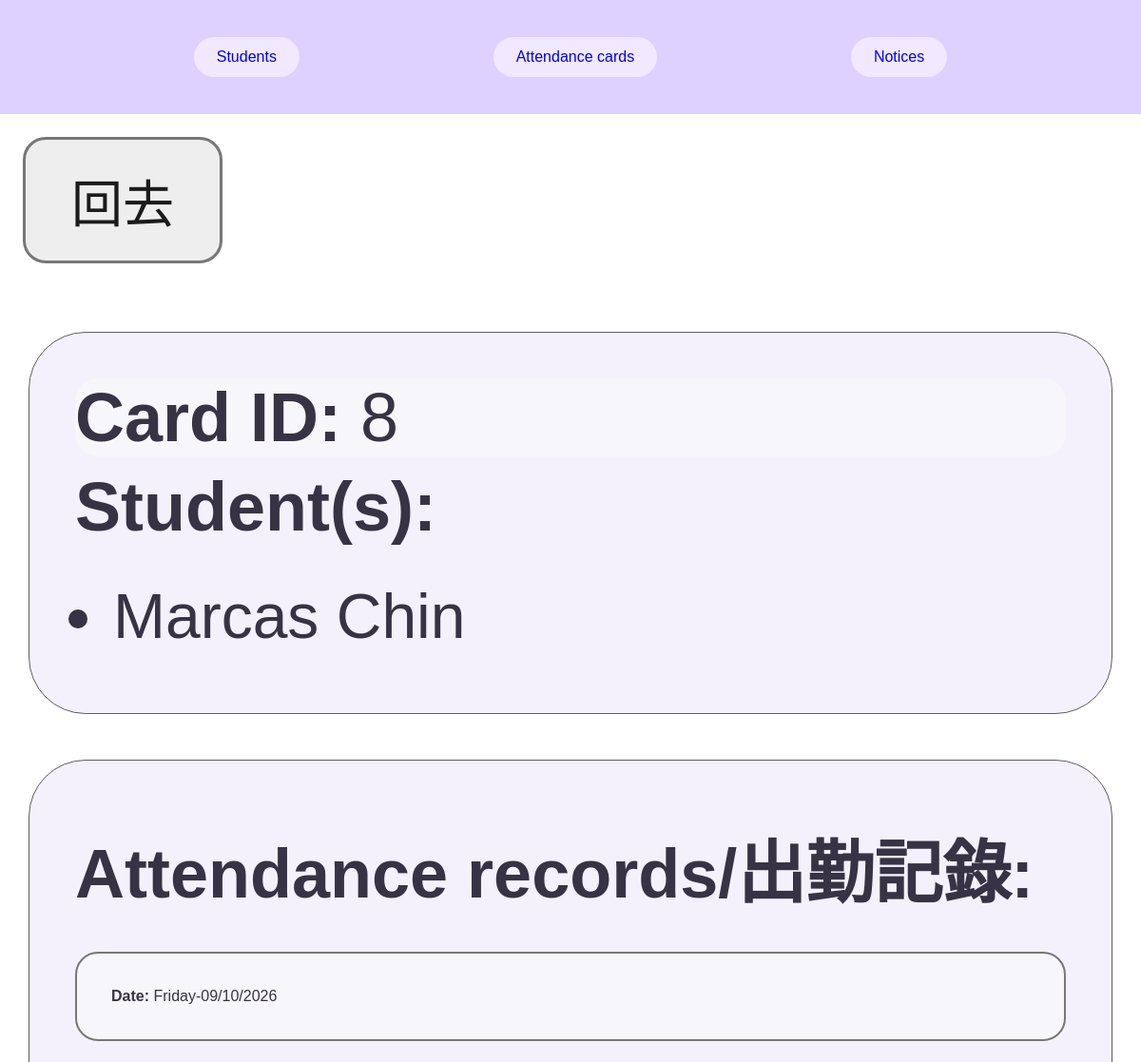
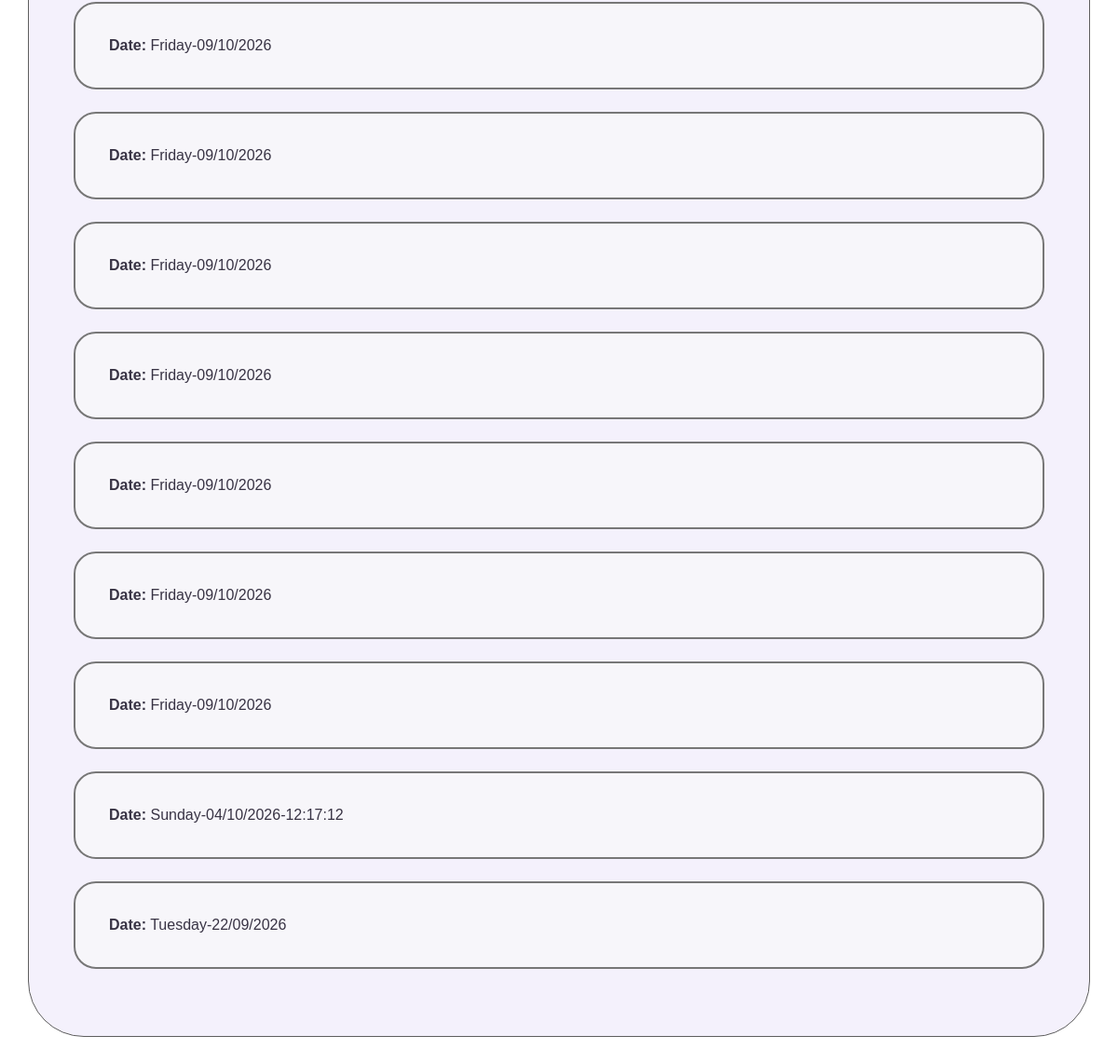
The app's page /cardhistory/8 with its own data (2 pictures, top to bottom).
### tables this page shows
CREATE TABLE STUDENTS (student_id INTEGER PRIMARY KEY, first_name TEXT, surname TEXT, card_id INTEGER REFERENCES ATTENDANCE_CARDS (card_id));

CREATE TABLE ATTENDANCE_RECORDS (attendance_id INTEGER PRIMARY KEY, card_id INTEGER REFERENCES ATTENDANCE_CARDS (card_id), date TEXT);

### app.py (the view)
@app.route("/cardhistory/<card_id>")
def card_history(card_id):
    og_page = request.args.get("og_page", "/")
    db = get_db()
    records = db.execute("SELECT * FROM ATTENDANCE_RECORDS WHERE card_id = ? ORDER BY attendance_id DESC", (card_id,)).fetchall()
    students = db.execute("SELECT first_name, surname FROM STUDENTS WHERE card_id = ?", (card_id,)).fetchall()
    return render_template("cardhistory.html", card_id=card_id, students=students, records=records, og_page=og_page)

### app.py (called while the page is built)
def get_db():
    if "db" not in g:
        g.db = sqlite3.connect(DATABASE)
        g.db.row_factory = sqlite3.Row
    return g.db

### templates/cardhistory.html (shortened to what this page needs)
{% extends "layout.html" %}
{% block content %}
<link rel="stylesheet" href="{{ url_for('static', filename='cardhistory.css') }}">
    <a class="back-button" href="{{ og_page }}">回去</a>
    <section>
        <p class="card-id">
            <strong>Card ID:</strong> {{ card_id }}
        </p>
        <h2>Student(s):</h2>
        <ul>
        {% for student in students %}
            <li>{{ student.first_name }} {{ student.surname }}</li>
        {% endfor %}
        </ul>
    </section>
    <section>
        <h2>Attendance records/出勤記錄:</h2>
        {% for record in records %}
            <p class="record-date">
                <strong>Date:</strong> {{ record["date"] }}
            </p>
        {% endfor %}
    </section>
{% endblock %}

### static/layout.css (style rules this page uses)
html, body, main { margin: 0; padding: 0; width: 100%; font-family: sans-serif; }
body { padding-top: 10cqw; }

### static/cardhistory.css (style rules this page uses)
.back-button { display: inline-block; background-color: #eeeeee; color: #1b1b1b; padding: 2cqw 4cqw; margin: 2cqw; border: 0.3cqw solid #777777; border-radius: 2cqw; font-size: 4.5cqw; text-decoration: none; }
.card-id { margin: 0; padding:0; font-size: 6cqw; border: none; background-color: none; }
section { color: #383344; background-color: #f4f1fc; border: 0.15cqw solid #5e5e5e; border-radius: 5cqw; padding: 4cqw; margin: 4cqw auto; width: 95%; box-sizing: border-box; }
li { font-size: 5.5cqw; }
h2 { font-size: 6cqw; margin-top: 1cqw; margin-bottom: 3cqw; }
p { background-color: #f7f6fa; border: 0.2cqw solid #777777; border-radius: 2cqw; padding: 3cqw; margin: 2cqw 0; overflow-wrap: anywhere; }

### records on screen
STUDENTS: first_name "Marcas", surname "Chin"
ATTENDANCE_RECORDS: date "Friday-09/10/2026"
ATTENDANCE_RECORDS: date "Friday-09/10/2026"
ATTENDANCE_RECORDS: date "Friday-09/10/2026"
ATTENDANCE_RECORDS: date "Friday-09/10/2026"
ATTENDANCE_RECORDS: date "Friday-09/10/2026"
ATTENDANCE_RECORDS: date "Friday-09/10/2026"
ATTENDANCE_RECORDS: date "Friday-09/10/2026"
ATTENDANCE_RECORDS: date "Friday-09/10/2026"
ATTENDANCE_RECORDS: date "Sunday-04/10/2026-12:17:12"
ATTENDANCE_RECORDS: date "Tuesday-22/09/2026"

### other values on screen
{{ card_id }} "8"
